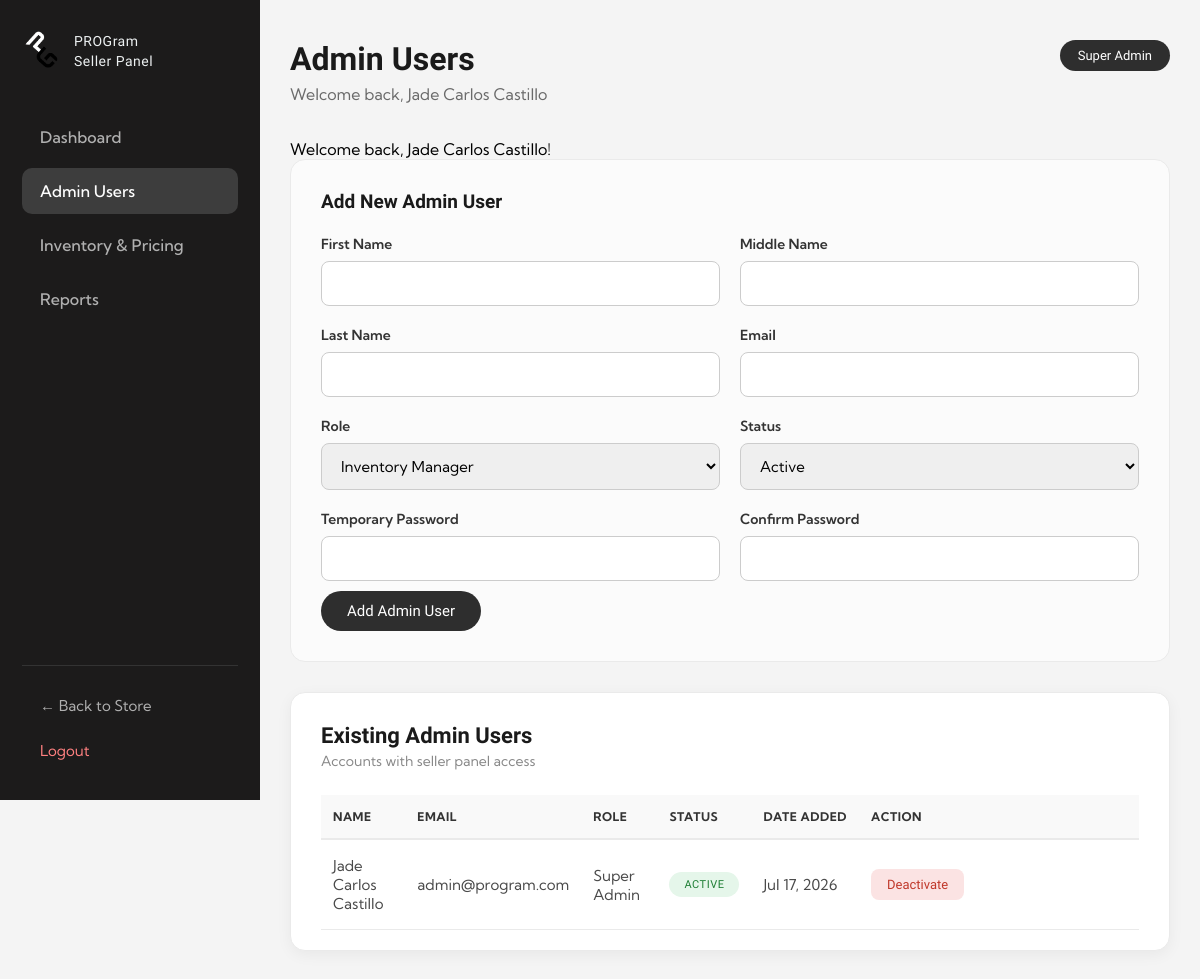
The app's page /seller/users.php (signed in) with its own data.
### tables this page shows
CREATE TABLE IF NOT EXISTS users (
    id INT NOT NULL AUTO_INCREMENT,
    first_name VARCHAR(50) NOT NULL,
    middle_name VARCHAR(50),
    last_name VARCHAR(50) NOT NULL,
    email VARCHAR(100) NOT NULL,
    password VARCHAR(255) NOT NULL,
    contact_number VARCHAR(20) NOT NULL,
    role VARCHAR(30) NOT NULL DEFAULT 'Customer',
    status VARCHAR(20) NOT NULL DEFAULT 'Active',
    order_updates INT NOT NULL DEFAULT 1,
    promotions INT NOT NULL DEFAULT 0,
    email_status VARCHAR(20) NOT NULL DEFAULT 'Pending',
    verification_token VARCHAR(64),
    verification_expires_at DATETIME,
    created_at DATETIME NOT NULL,
    PRIMARY KEY (id),
    UNIQUE KEY (email)
);

### seller/users.php (the view, shortened to what this page needs)
<?php
require_once '../includes/database.php';
require_once '../includes/functions.php';
$basePath = '../';
$adminUsers = mysqli_query($connection, "SELECT * FROM users WHERE role != 'Customer' ORDER BY created_at DESC");
?>
<!DOCTYPE html>
<html lang="en">
<head>
    <link rel="stylesheet" href="<?= $basePath ?>assets/css/admin.css">
</head>
<body class="admin-body">
    <?php include '../includes/seller-header.php'; ?>
    <main>
        <div class="admin-form-card">
            <h3>Add New Admin User</h3>
            <form action="users.php" method="post">
                <div class="form-grid">
                    <div class="group-input"><label class="form-label">First Name</label><input type="text" name="first_name" class="form-control" required></div>
                    <div class="group-input"><label class="form-label">Middle Name</label><input type="text" name="middle_name" class="form-control"></div>
                    <div class="group-input"><label class="form-label">Last Name</label><input type="text" name="last_name" class="form-control" required></div>
                    <div class="group-input"><label class="form-label">Email</label><input type="email" name="email" class="form-control" required></div>
                    <div class="group-input"><label class="form-label">Role</label><select name="role" class="form-select" required><option value="Inventory Manager">Inventory Manager</option></select></div>
                    <div class="group-input"><label class="form-label">Status</label><select name="status" class="form-select"><option value="Active">Active</option><option value="Inactive">Inactive</option></select></div>
                    <div class="group-input"><label class="form-label">Temporary Password</label><input type="password" name="password" class="form-control" required></div>
                    <div class="group-input"><label class="form-label">Confirm Password</label><input type="password" name="confirm_password" class="form-control" required></div>
                </div>
                <button type="submit" class="btn-dark-pill" style="margin-top:10px">Add Admin User</button>
            </form>
        </div>
        <div class="admin-panel">
            <div class="admin-panel-header"><div><h2>Existing Admin Users</h2><p class="panel-sub">Accounts with seller panel access</p></div></div>
            <div class="admin-table-wrap"><table class="admin-table"><thead><tr><th>Name</th><th>Email</th><th>Role</th><th>Status</th><th>Date Added</th><th>Action</th></tr></thead><tbody>
                <?php while ($admin = mysqli_fetch_assoc($adminUsers)): ?><tr>
                    <td class="cell-main"><?php echo htmlspecialchars(user_full_name($admin)); ?></td><td><?php echo htmlspecialchars($admin['email']); ?></td><td><?php echo htmlspecialchars($admin['role']); ?></td>
                    <td><span class="badge <?php echo $admin['status'] === 'Active' ? 'badge-success' : 'badge-danger'; ?>"><?php echo htmlspecialchars($admin['status']); ?></span></td>
                    <td><?php echo date('M d, Y', strtotime($admin['created_at'])); ?></td>
                    <td><form action="users.php" method="post"><button type="submit" class="action-btn <?php echo $admin['status'] === 'Active' ? 'danger' : 'edit'; ?>"><?php echo $admin['status'] === 'Active' ? 'Deactivate' : 'Reactivate'; ?></button></form></td>
                </tr><?php endwhile; ?>
            </tbody></table></div>
        </div>
    </main>
    <?php include '../includes/seller-footer.php'; ?>
</body>
</html>

### assets/css/admin.css (style rules this page uses)
:root { --font-heading: 'Cal Sans', sans-serif; --font-body: 'Kumbh Sans', sans-serif; --font-ui: 'Cal Sans', sans-serif; }
* { box-sizing: border-box; margin: 0; padding: 0; }
body { font-family: var(--font-body); background-color: #f4f4f4; }
h1, h2, h3, h4, h5 { font-family: var(--font-heading); color: #1a1a1a; }
p { font-family: var(--font-body); color: #333333; }
.admin-panel { background-color: #ffffff; border: 1px solid #eaeaea; border-radius: 15px; padding: 30px 30px 10px; margin-bottom: 40px; box-shadow: 0 4px 15px rgba(0,0,0,0.05); }
.admin-panel-header { display: flex; justify-content: space-between; align-items: center; flex-wrap: wrap; gap: 12px; margin-bottom: 25px; }
.admin-panel-header h2 { font-size: 22px; }
.admin-panel-header .panel-sub { color: #888888; font-size: 14px; margin-top: 4px; }
.btn-dark-pill { display: inline-block; background-color: #2e2e2e; color: #ffffff; font-family: 'Cal Sans', sans-serif; font-size: 15px; padding: 11px 26px; border: none; border-radius: 50px; cursor: pointer; transition: background-color 0.3s ease, transform 0.3s ease; }
.admin-form-card { background-color: #fbfbfb; border: 1px solid #eaeaea; border-radius: 15px; padding: 30px; margin-bottom: 30px; }
.admin-form-card h3 { font-size: 19px; margin-bottom: 22px; }
.admin-form-card .form-grid { display: grid; grid-template-columns: 1fr 1fr; gap: 20px; }
.admin-form-card .group-input { display: flex; flex-direction: column; gap: 8px; }
.admin-form-card .form-label { font-weight: 600; color: #333333; font-size: 14px; }
.admin-form-card .form-control, .admin-form-card .form-select, .admin-table .form-control, .admin-table .form-select { font-family: 'Kumbh Sans', sans-serif; font-size: 15px; outline: none; border: 1px solid #CCCCCC; border-radius: 8px; padding: 12px 15px; box-sizing: border-box; width: 100%; }
.admin-table-wrap { overflow-x: auto; }
.admin-table { width: 100%; min-width: 720px; border-collapse: collapse; margin-bottom: 10px; }
.admin-table th { background-color: #f9f9f9; color: #333333; text-align: left; padding: 14px 12px; border-bottom: 2px solid #eaeaea; font-weight: bold; text-transform: uppercase; font-size: 12px; letter-spacing: 0.5px; white-space: nowrap; }
.admin-table td { vertical-align: middle; padding: 16px 12px; border-bottom: 1px solid #eaeaea; color: #4a4a4a; font-size: 15px; }
.admin-table td:last-child { white-space: nowrap; min-width: 280px; width: 280px; }
.badge { display: inline-block; padding: 6px 15px; border-radius: 20px; font-family: 'Cal Sans', sans-serif; font-size: 11px; text-transform: uppercase; letter-spacing: 0.5px; white-space: nowrap; }
.badge-success { background-color: #e5f6ea; color: #1e7e34; }
.action-btn { font-family: 'Cal Sans', sans-serif; font-size: 13px; padding: 8px 16px; border-radius: 8px; border: none; cursor: pointer; display: inline-block; transition: all 0.3s ease; }
.action-btn.danger { background-color: #fbe3e3; color: #c0392b; }

### records on screen
users: user_full_name($admin) "Jade Carlos Castillo", email "admin@program.com", role "Super Admin", status "ACTIVE", created_at "Jul 17, 2026", shows "Deactivate"

### other values on screen
$title "Admin Users"
$sellerName "Jade Carlos Castillo"
$sellerRole "Super Admin"
$message "Welcome back, Jade Carlos Castillo!"
